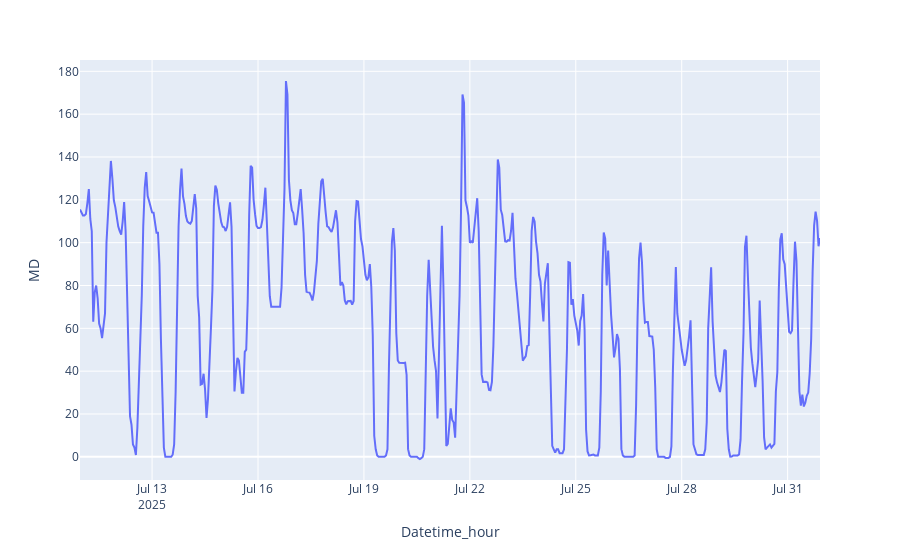

The notebook cell saved with this chart:
### Markdown cell above
Visualizamos la forma de la función target para las últimas 2 semanas

### Code cell
px.line(data_df.iloc[-3*24*7:], x='Datetime_hour', y='MD')

### Figure 1 — Plotly figure (JSON) as saved in the notebook; plotly's stock layout.template omitted (floating-point values rounded to 4 significant figures; data arrays with more than 128 entries replaced by an {"elided": "..."} marker saying what was removed)
{"data": [{"hovertemplate": "Datetime_hour=%{x}<br>MD=%{y}<extra></extra>", "legendgroup": "", "line": {"color": "#636efa", "dash": "solid"}, "marker": {"symbol": "circle"}, "mode": "lines", "name": "", "orientation": "v", "showlegend": false, "type": "scatter", "x": {"elided": "504 str values"}, "xaxis": "x", "y": {"elided": "504 float values"}, "yaxis": "y"}], "layout": {"legend": {"tracegroupgap": 0}, "margin": {"t": 60}, "xaxis": {"anchor": "y", "domain": [0, 1], "title": {"text": "Datetime_hour"}}, "yaxis": {"anchor": "x", "domain": [0, 1], "title": {"text": "MD"}}}}
